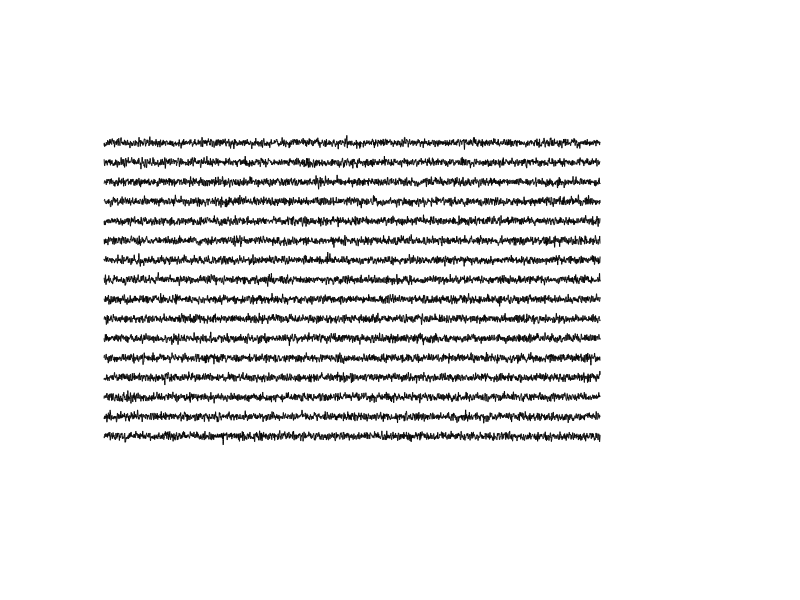

MATLAB code for this plot:


% post-ictal viewer

clc
clear
close all

% create an array of random numbers as a surrogate for real eeg
NChs = 16;                      % number of EEG channels
Fs = 400;                       % sample rate of EEG
T = 1000;                       % number of seconds in entire data range
NSamples = T*Fs;                % number of samples in entire data range
data = randn(NSamples,NChs);    % mock data (zero mean)

ZM_data = data - repmat(mean(data,1)',1,NSamples)';

F_Ord = 2;                      % filter order
Fc = 35;                        % Hz, filter cut off freq
Wn = Fc/(Fs/2);                 % normalised cutoff
[b, a] = butter(F_Ord, Wn);     % def LP filter

ZM_F_data = filtfilt(b,a,ZM_data);

Ch_Offset = 4;                  % offset for each channel
Offset_Vector = 0:Ch_Offset:Ch_Offset*(NChs-1);
Offset_Mat = repmat(Offset_Vector',1,NSamples)';

OS_ZM_F_data = ZM_F_data + Offset_Mat;

Plot_T = 20;                    % s, time for plot
Plot_Samples = Plot_T*Fs;
Plot_Advance = 5;               %s, time to advance figure
Samples_advance = Plot_Advance*Fs;

fig1 = figure;
ax1 = axes(fig1);
for n=1:Samples_advance:NSamples-Plot_Samples
    plot(ax1,OS_ZM_F_data(n:n+Plot_Samples,:),'k')
    axis off
    pause
end

